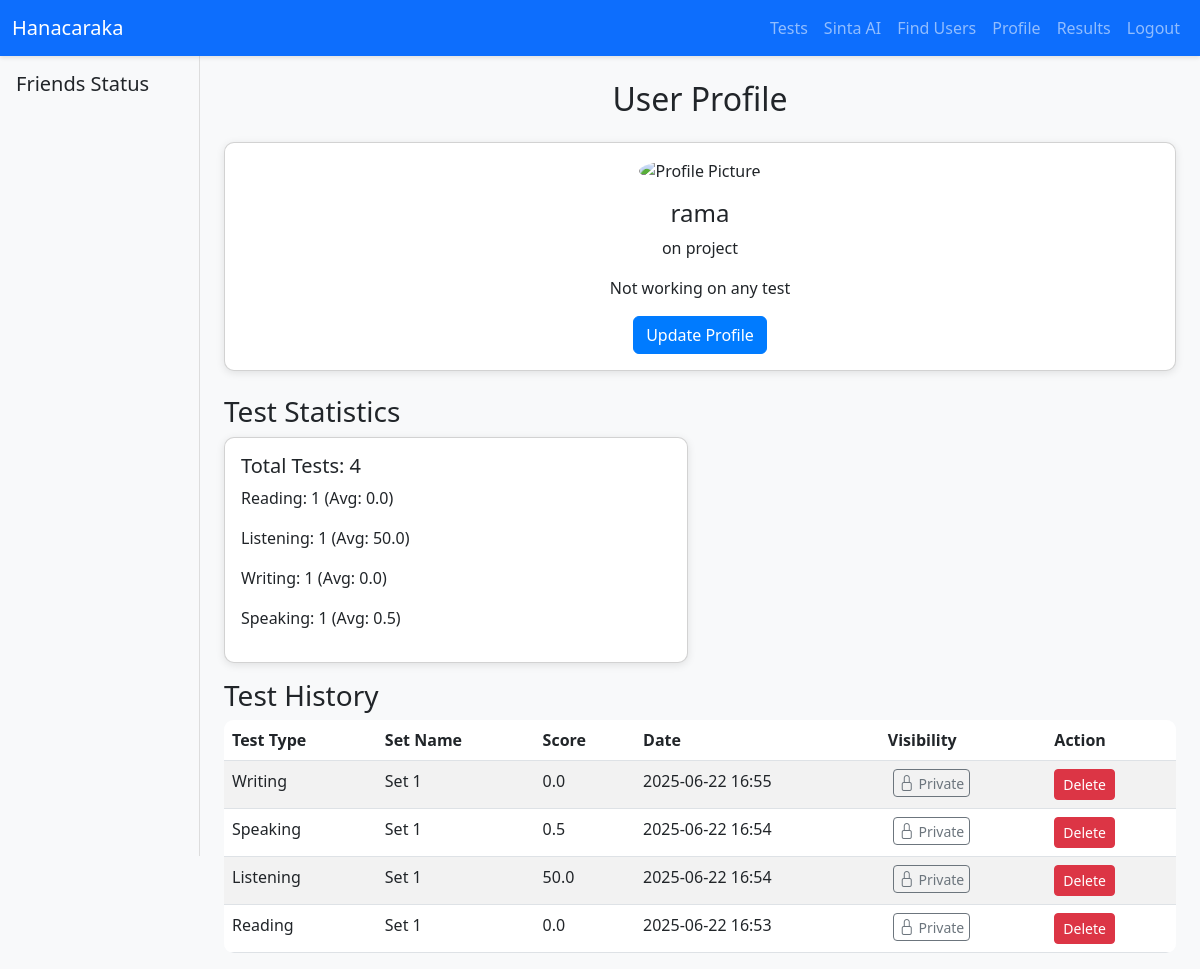
Page /profile/ (signed in) on the committed database.
### models.py (models this page shows, shortened)
class User(UserMixin, db.Model):
    id = db.Column(db.Integer, primary_key=True)
    username = db.Column(db.String(80), unique=True, nullable=False)
    password_hash = db.Column(db.String(128), nullable=False)
    profile_image = db.Column(db.LargeBinary, nullable=True)  # BLOB untuk profile picture
    tests = db.relationship('TestResult', backref='user', lazy=True)
    chat_sessions = db.relationship('ChatSession', backref='user', lazy=True)
    friendships = db.relationship('Friendship', foreign_keys='Friendship.user_id', backref='user', lazy=True)
    friend_requests_sent = db.relationship('FriendRequest', foreign_keys='FriendRequest.sender_id', backref='sender', lazy=True)
    friend_requests_received = db.relationship('FriendRequest', foreign_keys='FriendRequest.receiver_id', backref='receiver', lazy=True)
    status = db.relationship('UserStatus', backref='user', uselist=False, lazy=True)

class UserStatus(db.Model):
    id = db.Column(db.Integer, primary_key=True)
    user_id = db.Column(db.Integer, db.ForeignKey('user.id'), nullable=False)
    status = db.Column(db.String(200))
    active_test_id = db.Column(db.Integer, db.ForeignKey('test_result.id'))
    updated_at = db.Column(db.DateTime, default=datetime.utcnow)
    active_test = db.relationship('TestResult', backref='active_users', lazy=True)

class TestResult(db.Model):
    id = db.Column(db.Integer, primary_key=True)
    user_id = db.Column(db.Integer, db.ForeignKey('user.id'), nullable=False)
    test_type = db.Column(db.String(50), nullable=False)
    set_name = db.Column(db.String(100), nullable=False)
    score = db.Column(db.JSON, nullable=False)
    timestamp = db.Column(db.DateTime, nullable=False, default=datetime.utcnow)
    is_public = db.Column(db.Boolean, default=False)  # New column for public/private

### routes/profile.py (the view)
@profile.route('/')
@login_required
def profile_page():
    try:
        results = TestResult.query.filter_by(user_id=current_user.id).order_by(TestResult.timestamp.desc()).all()
        friends = Friendship.query.filter_by(user_id=current_user.id).all()
        friend_requests = FriendRequest.query.filter_by(receiver_id=current_user.id, status='pending').all()
        stats = {
            'total_tests': len(results),
            'reading_tests': sum(1 for r in results if r.test_type == 'reading'),
            'listening_tests': sum(1 for r in results if r.test_type == 'listening'),
            'writing_tests': sum(1 for r in results if r.test_type == 'writing'),
            'speaking_tests': sum(1 for r in results if r.test_type == 'speaking'),
            'avg_reading': 0,
            'avg_listening': 0,
            'avg_writing': 0,
            'avg_speaking': 0
        }
        reading_scores = [r.score.get('percentage', 0) for r in results if r.test_type == 'reading' and 'percentage' in r.score]
        listening_scores = [r.score.get('percentage', 0) for r in results if r.test_type == 'listening' and 'percentage' in r.score]
        writing_scores = [r.score.get('overall', 0) for r in results if r.test_type == 'writing' and 'overall' in r.score]
        speaking_scores = [r.score.get('overall', 0) for r in results if r.test_type == 'speaking' and 'overall' in r.score]
        stats['avg_reading'] = sum(reading_scores) / len(reading_scores) if reading_scores else 0
        stats['avg_listening'] = sum(listening_scores) / len(listening_scores) if listening_scores else 0
        stats['avg_writing'] = sum(writing_scores) / len(writing_scores) if writing_scores else 0
        stats['avg_speaking'] = sum(speaking_scores) / len(speaking_scores) if speaking_scores else 0
        return render_template('profile.html', results=results, stats=stats, user=current_user, friends=friends, friend_requests=friend_requests)
    except Exception as e:
        logger.error(f"Error loading profile for user {current_user.id}: {str(e)}", exc_info=True)
        return render_template('profile.html', results=[], stats={}, user=current_user, friends=[], friend_requests=[], error=str(e))

### app.py (called while the page is built)
@login_manager.user_loader
def load_user(user_id):
    return db.session.get(User, int(user_id))

@app.after_request
def add_no_cache(response):
    response.headers['Cache-Control'] = 'no-store, no-cache, must-revalidate, max-age=0'
    response.headers['Pragma'] = 'no-cache'
    response.headers['Expires'] = '0'
    return response

### templates/profile.html (shortened to what this page needs)
{% extends 'base.html' %}
{% block main_content %}
    <div class="container">
        <h2 class="text-center mb-4">User Profile</h2>
        <div class="card mb-4">
            <div class="card-body text-center">
                {% if user.profile_image %}
                    <img src="{{ url_for('profile.get_profile_image') }}" alt="Profile Picture" class="rounded-circle mb-3" style="width: 150px; height: 150px; object-fit: cover;">
                {% else %}
                    <div class="rounded-circle bg-secondary mb-3 mx-auto" style="width: 150px; height: 150px; line-height: 150px; color: white;">No Image</div>
                {% endif %}
                <h4>{{ user.username }}</h4>
                <p id="userStatus">{{ user.status.status if user.status else 'No status' }}</p>
                <p id="activeTest">
                    {% if user.status and user.status.active_test_id %}
                        {% set test = user.status.active_test %}
                        Working on {{ test.test_type|title }} test (Set: {{ test.set_name }})
                    {% else %}
                        Not working on any test
                    {% endif %}
                </p>
                <a href="{{ url_for('profile.update_profile') }}" class="btn btn-primary">Update Profile</a>
            </div>
        </div>
        <h3>Test Statistics</h3>
        <div class="row">
            <div class="col-md-6">
                <div class="card mb-3">
                    <div class="card-body">
                        <h5>Total Tests: {{ stats.total_tests|default(0) }}</h5>
                        <p>Reading: {{ stats.reading_tests|default(0) }} (Avg: {{ (stats.avg_reading|default(0))|round(2) }})</p>
                        <p>Listening: {{ stats.listening_tests|default(0) }} (Avg: {{ (stats.avg_listening|default(0))|round(2) }})</p>
                        <p>Writing: {{ stats.writing_tests|default(0) }} (Avg: {{ (stats.avg_writing|default(0))|round(2) }})</p>
                        <p>Speaking: {{ stats.speaking_tests|default(0) }} (Avg: {{ (stats.avg_speaking|default(0))|round(2) }})</p>
                    </div>
                </div>
            </div>
        </div>
        <h3>Test History <span id="friendRequestBadge" class="badge bg-primary" style="display: none;">0</span></h3>
        <table class="table table-striped">
            <thead>
                <tr>
                    <th>Test Type</th>
                    <th>Set Name</th>
                    <th>Score</th>
                    <th>Date</th>
                    <th>Visibility</th>
                    <th>Action</th>
                </tr>
            </thead>
            <tbody>
                {% for result in results %}
                    <tr id="result-{{ result.id }}">
                        <td>{{ result.test_type|title }}</td>
                        <td>{{ result.set_name }}</td>
                        <td>{{ result.score.get('overall', result.score.get('percentage', 0))|round(2) }}</td>
                        <td>{{ result.timestamp.strftime('%Y-%m-%d %H:%M') }}</td>
                        <td>
                            <button type="button" class="btn btn-outline-secondary btn-sm toggle-public"
                                    data-result-id="{{ result.id }}"
                                    data-is-public="{{ result.is_public|lower }}"
                                    data-url="{{ url_for('profile.toggle_public', result_id=result.id) }}"
                                    aria-label="Toggle public/private">
                                <i class="bi {{ 'bi-globe' if result.is_public else 'bi-lock' }}"></i>
                                {{ 'Public' if result.is_public else 'Private' }}
                            </button>
                        </td>
                        <td>
                            <form class="delete-result-form"
                                  data-result-id="{{ result.id }}"
                                  data-url="{{ url_for('profile.delete_result', result_id=result.id) }}"
                                  method="POST">
                                <button type="submit" class="btn btn-danger btn-sm">Delete</button>
                            </form>
                        </td>
                    </tr>
                {% endfor %}
            </tbody>
        </table>
    </div>
{% endblock %}

### static/css/base.css (style rules this page uses)
body { background-color: #f8f9fa; }
.card { border-radius: 10px; box-shadow: 0 2px 8px rgba(0,0,0,0.1); }
.btn-primary { background-color: #007bff; border-color: #007bff; transition: background-color 0.3s; }
.table { background-color: white; border-radius: 10px; overflow: hidden; }
.toggle-public { padding: 5px; line-height: 1; margin-left: 5px; }
.toggle-public i { font-size: 1rem; }

### rows in the picture
User: username "rama"
UserStatus: status "on project"
TestResult: test_type "Writing", set_name "Set 1", score.get "0.0", timestamp "2025-06-22 16:55", is_public "Private"
TestResult: test_type "Speaking", set_name "Set 1", score.get "0.5", timestamp "2025-06-22 16:54", is_public "Private"
TestResult: test_type "Listening", set_name "Set 1", score.get "50.0", timestamp "2025-06-22 16:54", is_public "Private"
TestResult: test_type "Reading", set_name "Set 1", score.get "0.0", timestamp "2025-06-22 16:53", is_public "Private"

### other values in the picture
{{ stats.total_tests|default(0) }} "4"
{{ stats.reading_tests|default(0) }} "1"
{{ (stats.avg_reading|default(0))|round(2) }} "0.0"
{{ stats.listening_tests|default(0) }} "1"
{{ (stats.avg_listening|default(0))|round(2) }} "50.0"
{{ stats.writing_tests|default(0) }} "1"
{{ (stats.avg_writing|default(0))|round(2) }} "0.0"
{{ stats.speaking_tests|default(0) }} "1"
{{ (stats.avg_speaking|default(0))|round(2) }} "0.5"
